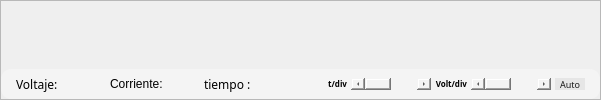
               <widget class="QFrame" name="frame_28">
                <property name="frameShape">
                 <enum>QFrame::StyledPanel</enum>
                </property>
                <property name="frameShadow">
                 <enum>QFrame::Raised</enum>
                </property>
                <layout class="QVBoxLayout" name="verticalLayout_12">
                 <property name="spacing">
                  <number>0</number>
                 </property>
                 <property name="leftMargin">
                  <number>0</number>
                 </property>
                 <property name="topMargin">
                  <number>0</number>
                 </property>
                 <property name="rightMargin">
                  <number>0</number>
                 </property>
                 <property name="bottomMargin">
                  <number>0</number>
                 </property>
                 <item>
                  <widget class="MplWidget" name="MplWidget" native="true">
                   <property name="font">
                    <font>
                     <family>Century Gothic</family>
                    </font>
                   </property>
                  </widget>
                 </item>
                 <item>
                  <widget class="QFrame" name="frame_14">
                   <property name="minimumSize">
                    <size>
                     <width>0</width>
                     <height>30</height>
                    </size>
                   </property>
                   <property name="maximumSize">
                    <size>
                     <width>16777215</width>
                     <height>30</height>
                    </size>
                   </property>
                   <property name="styleSheet">
                    <string notr="true">background-color: rgb(244, 244, 244);
border-radius: 10;

</string>
                   </property>
                   <property name="frameShape">
                    <enum>QFrame::Panel</enum>
                   </property>
                   <property name="frameShadow">
                    <enum>QFrame::Raised</enum>
                   </property>
                   <layout class="QHBoxLayout" name="horizontalLayout_7">
                    <property name="spacing">
                     <number>4</number>
                    </property>
                    <property name="leftMargin">
                     <number>15</number>
                    </property>
                    <property name="topMargin">
                     <number>0</number>
                    </property>
                    <property name="rightMargin">
                     <number>15</number>
                    </property>
                    <property name="bottomMargin">
                     <number>0</number>
                    </property>
                    <item>
                     <widget class="QLabel" name="label_4">
                      <property name="minimumSize">
                       <size>
                        <width>90</width>
                        <height>15</height>
                       </size>
                      </property>
                      <property name="maximumSize">
                       <size>
                        <width>120</width>
                        <height>16777215</height>
                       </size>
                      </property>
                      <property name="font">
                       <font>
                        <family>Century Gothic</family>
                       </font>
                      </property>
                      <property name="text">
                       <string>Voltaje: </string>
                      </property>
                      <property name="alignment">
                       <set>Qt::AlignLeading|Qt::AlignLeft|Qt::AlignVCenter</set>
                      </property>
                     </widget>
                    </item>
                    <item>
                     <widget class="QLabel" name="label_10">
                      <property name="minimumSize">
                       <size>
                        <width>90</width>
                        <height>15</height>
                       </size>
                      </property>
                      <property name="text">
                       <string>Corriente:</string>
                      </property>
                     </widget>
                    </item>
                    <item>
                     <widget class="QLabel" name="label_6">
                      <property name="minimumSize">
                       <size>
                        <width>120</width>
                        <height>15</height>
                       </size>
                      </property>
                      <property name="maximumSize">
                       <size>
                        <width>120</width>
                        <height>16777215</height>
                       </size>
                      </property>
                      <property name="font">
                       <font>
                        <family>Century Gothic</family>
                       </font>
                      </property>
                      <property name="text">
                       <string>tiempo :</string>
                      </property>
                      <property name="alignment">
                       <set>Qt::AlignLeading|Qt::AlignLeft|Qt::AlignVCenter</set>
                      </property>
                     </widget>
                    </item>
                    <item>
                     <widget class="QLabel" name="label_3">
                      <property name="font">
                       <font>
                        <family>Century Gothic</family>
                        <pointsize>6</pointsize>
                        <weight>75</weight>
                        <bold>true</bold>
                       </font>
                      </property>
                      <property name="text">
                       <string>t/div</string>
                      </property>
                      <property name="alignment">
                       <set>Qt::AlignRight|Qt::AlignTrailing|Qt::AlignVCenter</set>
                      </property>
                     </widget>
                    </item>
                    <item>
                     <widget class="QScrollBar" name="horizontalScrollBar">
                      <property name="minimumSize">
                       <size>
                        <width>80</width>
                        <height>12</height>
                       </size>
                      </property>
                      <property name="maximumSize">
                       <size>
                        <width>95</width>
                        <height>12</height>
                       </size>
                      </property>
                      <property name="styleSheet">
                       <string notr="true"/>
                      </property>
                      <property name="minimum">
                       <number>1</number>
                      </property>
                      <property name="maximum">
                       <number>5</number>
                      </property>
                      <property name="singleStep">
                       <number>1</number>
                      </property>
                      <property name="pageStep">
                       <number>1</number>
                      </property>
                      <property name="value">
                       <number>1</number>
                      </property>
                      <property name="tracking">
                       <bool>true</bool>
                      </property>
                      <property name="orientation">
                       <enum>Qt::Horizontal</enum>
                      </property>
                     </widget>
                    </item>
                    <item>
                     <widget class="QLabel" name="label_5">
                      <property name="font">
                       <font>
                        <family>Century Gothic</family>
                        <pointsize>6</pointsize>
                        <weight>75</weight>
                        <bold>true</bold>
                       </font>
                      </property>
                      <property name="text">
                       <string>Volt/div</string>
                      </property>
                      <property name="alignment">
                       <set>Qt::AlignRight|Qt::AlignTrailing|Qt::AlignVCenter</set>
                      </property>
                     </widget>
                    </item>
                    <item>
                     <widget class="QScrollBar" name="horizontalScrollBar_2">
                      <property name="minimumSize">
                       <size>
                        <width>80</width>
                        <height>12</height>
                       </size>
                      </property>
                      <property name="maximumSize">
                       <size>
                        <width>95</width>
                        <height>12</height>
                       </size>
                      </property>
                      <property name="styleSheet">
                       <string notr="true"/>
                      </property>
                      <property name="minimum">
                       <number>1</number>
                      </property>
                      <property name="maximum">
                       <number>3</number>
                      </property>
                      <property name="pageStep">
                       <number>1</number>
                      </property>
                      <property name="orientation">
                       <enum>Qt::Horizontal</enum>
                      </property>
                     </widget>
                    </item>
                    <item>
                     <widget class="QPushButton" name="Adjust_YButton">
                      <property name="minimumSize">
                       <size>
                        <width>30</width>
                        <height>12</height>
                       </size>
                      </property>
                      <property name="maximumSize">
                       <size>
                        <width>30</width>
                        <height>12</height>
                       </size>
                      </property>
                      <property name="font">
                       <font>
                        <family>Century Gothic</family>
                        <pointsize>7</pointsize>
                       </font>
                      </property>
                      <property name="styleSheet">
                       <string notr="true">QPushButton {
	color: rgb(25, 25, 25);
	
	background-color: rgb(230, 230, 230);
	border: 0px solid;
}

QPushButton:hover {
	background-color: rgb(240, 240, 240);
}

QPushButton:pressed {
	background-color: rgb(73, 147, 221);
	
}</string>
                      </property>
                      <property name="text">
                       <string>Auto</string>
                      </property>
                     </widget>
                    </item>
                   </layout>
                  </widget>
                 </item>
                </layout>
               </widget>
